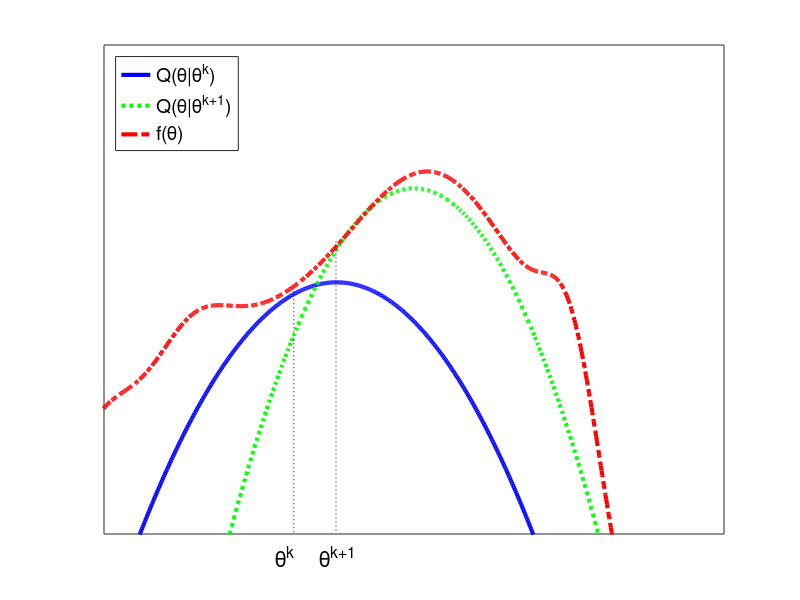

MATLAB code to generate this figure: (Note: this script raises an error after producing the figure.)

f1 = @(x) log(normpdf(x,0,0.25))+1;
f2 = @(x) log(normpdf(x,1,0.2))+20;
f3 = @(x) 5*sin(2*(x-0.5)) + f1(0.5*x) + f2(0.5*x)+ 3.5+20*normpdf(x,-2,0.5)-20*normpdf(x,3,1) -70*normpdf(x,4,0.5) + 40*normpdf(x,-3,0.5)+100*normpdf(x,-4,0.8)+10*normpdf(x,3,0.3)-10*normpdf(x,-2.8,0.5);
domain = -5:0.01:5;
figure; hold on;
p1 = plot(domain,f1(domain),'-b','LineWidth',3);
p2 = plot(domain,f2(domain),':g','LineWidth',3);
p3 = plot(domain,f3(domain),'-.r','LineWidth',3);
axis([-3 5 -50 50]);
box on;
set(gca,'XTick',[],'YTick',[]);
legend([p1,p2,p3],{'Q(\theta|\theta^k)','Q(\theta|\theta^{k+1})','f(\theta)'},'Location','NorthWest','FontSize',14);

% Create line
%annotation(gcf,'line',[0.4356 0.4356],[0.5976 0.1108],'LineStyle',':');
annotation(gcf,'line',[0.42 0.42],[0.5976 0.1108],'LineStyle',':');

% Create line
annotation(gcf,'line',[0.3673 0.3673],[0.5146 0.1108],'LineStyle',':');
%annotation(gcf,'line',[0.3 0.3],[0.5146 0.1108],'LineStyle',':');

% Create textbox
annotation(gcf,'textbox',[0.3447 0.02411 0.08859 0.1012],...
  'String',{'\theta^{k}'},...
  'FontSize',16,...
  'FitBoxToText','off',...
  'LineStyle','none');

% Create textbox % [0.4185 0.02411 0.08859 0.1012]
annotation(gcf,'textbox',[0.4 0.02411 0.08859 0.1012],...
  'String',{'\theta^{k+1}'},...
  'FontSize',16,...
  'FitBoxToText','off',...
  'LineStyle','none');


pdfcrop;
